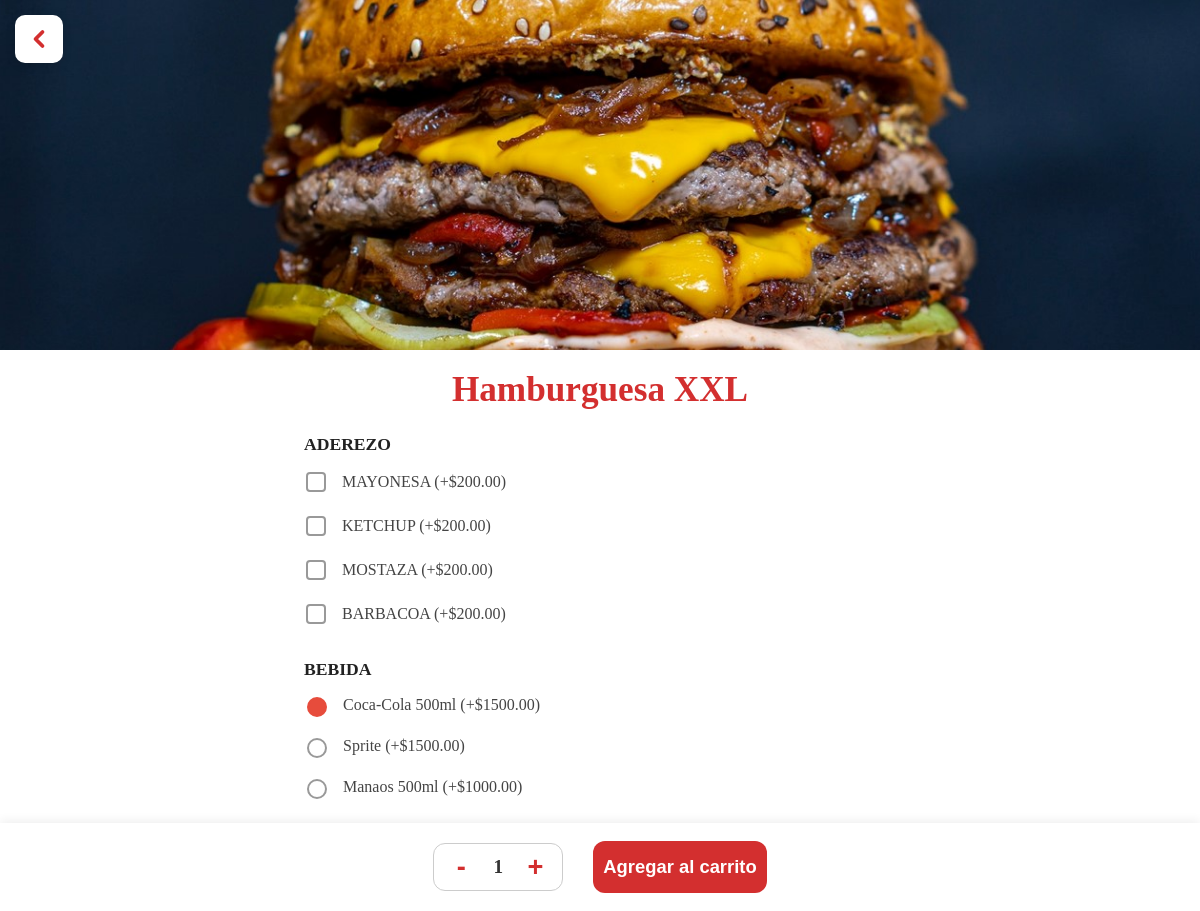
Screenshot of /producto/10/ with the database file from the repository.
### mi_app/models.py (models this page shows, shortened)
class Producto(models.Model):
    nombre = models.CharField(max_length=100)
    descripcion = models.TextField(blank=True)
    precio = models.DecimalField(max_digits=8, decimal_places=2)
    categoria = models.CharField(max_length=50)
    disponible = models.BooleanField(default=True)
    personalizable = models.BooleanField(default=False)
    campos_personalizacion = models.ManyToManyField('PersonalizacionCampo', blank=True, related_name='productos')
    imagen = models.ImageField(upload_to='productos/', blank=True, null=True)  # 👈 campo nuevo

class PersonalizacionCampo(models.Model):
    nombre = models.CharField(max_length=100)
    es_multiple = models.BooleanField(default=False)  # NUEVO CAMPO

class PersonalizacionOpcion(models.Model):
    campo = models.ForeignKey(PersonalizacionCampo, on_delete=models.CASCADE, related_name='opciones')
    nombre = models.CharField(max_length=100)
    precio_extra = models.DecimalField(max_digits=6, decimal_places=2, default=0)

### mi_app/views.py (the view, shortened to what this page needs)
# urls.py: path('producto/<int:producto_id>/', views.detalle_producto, name='detalle_producto'),
def detalle_producto(request, producto_id):
    producto = get_object_or_404(Producto, id=producto_id)
    campos_y_opciones = []
    campos = producto.campos_personalizacion.prefetch_related('opciones').all()
    for campo in campos:
        opciones = campo.opciones.all()
        campos_y_opciones.append({'campo': campo, 'opciones': opciones})
    return render(request, 'cliente/detalle_producto.html', {
        'producto': producto,
        'campos_y_opciones': campos_y_opciones
    })

### mi_app/templates/cliente/detalle_producto.html (shortened to what this page needs)
{% load static %}
<link rel="stylesheet" href="{% static 'css/detalle_producto.css' %}">
<img src="{{ producto.imagen.url }}" alt="{{ producto.nombre }}" class="producto-imagen">
<h1>{{ producto.nombre }}</h1>
<a href="{% url 'catalogo_cliente' %}" class="btn-flecha-atras" title="Volver al catálogo">
    <svg class="flecha" width="28" height="28" viewBox="0 0 24 24" fill="none" stroke="#d32f2f" stroke-width="3.2" stroke-linecap="round" stroke-linejoin="round"><polyline points="15 18 9 12 15 6"/></svg>
</a>
<form method="post" id="form-detalle-producto">
    {% for campo_info in campos_y_opciones %}
    <fieldset>
        <legend>{{ campo_info.campo.nombre }}</legend>
        {% for opcion in campo_info.opciones %}
            <label>
                {% if campo_info.campo.es_multiple %}
                    <input type="checkbox" name="campo_{{ campo_info.campo.id }}" value="{{ opcion.id }}">
                {% else %}
                    <input type="radio" name="campo_{{ campo_info.campo.id }}" value="{{ opcion.id }}" {% if forloop.first %}checked{% endif %}>
                {% endif %}
                {{ opcion.nombre }} {% if opcion.precio_extra > 0 %}(+${{ opcion.precio_extra }}){% endif %}
            </label>
        {% endfor %}
    </fieldset>
    {% endfor %}
    <div class="barra-inferior">
        <div class="cantidad-control-personalizada">
            <button type="button" class="btn-cantidad" id="restar-cantidad">-</button>
            <span id="cantidad-mostrar">1</span>
            <button type="button" class="btn-cantidad" id="sumar-cantidad">+</button>
        </div>
        <button type="submit">Agregar al carrito</button>
    </div>
</form>

### mi_app/static/css/detalle_producto.css (style rules this page uses)
.producto-imagen { width: 100%; max-height: 350px; object-fit: cover; display: block; border-radius: 0; margin: 0 auto; }
h1 { color: #d32f2f; text-align: center; margin-top: 20px; font-weight: 700; font-size: 2.2em; }
form { max-width: 600px; margin: 0 auto 40px auto; padding: 0 15px; }
fieldset { border: none; padding: 0; margin-bottom: 25px; }
legend { font-weight: 700; color: #d32f2f; font-size: 1.15em; margin-bottom: 10px; display: block; }
label { display: block; padding: 6px 0; font-weight: 600; color: #444; cursor: pointer; transition: color 0.2s ease; }
input[type="radio"], input[type="checkbox"] { margin-right: 8px; cursor: pointer; }
button[type="submit"] { background-color: #d32f2f; color: white; border: none; padding: 15px 35px; border-radius: 12px; cursor: pointer; font-weight: 700; font-size: 1.15em; display: block; margin: 0 auto; transition: background-color 0.3s ease; }
a { display: block; text-align: center; color: #d32f2f; font-weight: 600; text-decoration: none; font-size: 1.1em; transition: color 0.2s ease; }
form fieldset { border: none; margin-bottom: 20px; }
form fieldset legend { font-weight: 600; font-size: 1.1rem; margin-bottom: 8px; color: #222; }
form label { font-weight: 400; font-size: 1rem; color: #444; cursor: pointer; display: flex; align-items: center; gap: 8px; margin-bottom: 6px; }
input[type="checkbox"], input[type="radio"] { appearance: none; -webkit-appearance: none; -moz-appearance: none; width: 20px; height: 20px; border: 2px solid #999; border-radius: 4px; background-color: white; cursor: pointer; transition: all 0.3s ease; vertical-align: middle; }
input[type="radio"] { border-radius: 50%; }
input[type="checkbox"]:checked, input[type="radio"]:checked { background-color: #e74c3c; border-color: #e74c3c; }
.producto-imagen { width: calc(100% + 20px); margin-left: -10px; margin-right: -10px; max-height: 350px; object-fit: cover; display: block; border-radius: 0; }
.barra-inferior { position: fixed; left: 0; bottom: 0; width: 100vw; background: #fff; box-shadow: 0 -2px 10px rgba(0,0,0,0.07); display: flex; justify-content: center; align-items: center; gap: 30px; padding: 18px 0 18px 0; z-index: 100; }
.barra-inferior button[type="submit"] { background-color: #d32f2f; color: white; border: none; padding: 15px 10px; border-radius: 12px; cursor: pointer; font-weight: 700; font-size: 1.15em; transition: background-color 0.3s ease; margin: 0; }
form { margin-bottom: 100px; }
.btn-flecha-atras { position: fixed; top: 15px; left: 15px; z-index: 200; background: #fff; border-radius: 10px; box-shadow: 0 2px 10px rgba(0,0,0,0.13); width: 48px; height: 48px; display: flex; align-items: center; justify-content: center; padding: 0; box-sizing: border-box; }
.btn-flecha-atras .flecha { display: block; width: 28px; height: 28px; margin: auto; position: relative; left: 0; top: 0; }
.cantidad-control-personalizada { display: flex; align-items: center; border: 1.5px solid #ccc; border-radius: 12px; background: #fff; padding: 0 8px; height: 48px; min-width: 120px; box-sizing: border-box; gap: 0; }
.btn-cantidad { background: none; border: none; color: #d32f2f; font-size: 1.7em; width: 38px; height: 38px; border-radius: 8px; cursor: pointer; font-weight: bold; transition: background 0.2s; display: flex; align-items: center; justify-content: center; }
#cantidad-mostrar { display: flex; align-items: center; justify-content: center; width: 36px; font-size: 1.2em; font-weight: 600; color: #333; user-select: none; }

### rows the page displays
Producto: imagen (picture), nombre "Hamburguesa XXL"
PersonalizacionCampo: campo.nombre "ADEREZO"
PersonalizacionOpcion: nombre "MAYONESA", precio_extra "200.00"
PersonalizacionOpcion: nombre "KETCHUP", precio_extra "200.00"
PersonalizacionOpcion: nombre "MOSTAZA", precio_extra "200.00"
PersonalizacionOpcion: nombre "BARBACOA", precio_extra "200.00"
PersonalizacionCampo: campo.nombre "BEBIDA"
PersonalizacionOpcion: nombre "Coca-Cola 500ml", precio_extra "1500.00"
PersonalizacionOpcion: nombre "Sprite", precio_extra "1500.00"
PersonalizacionOpcion: nombre "Manaos 500ml", precio_extra "1000.00"
